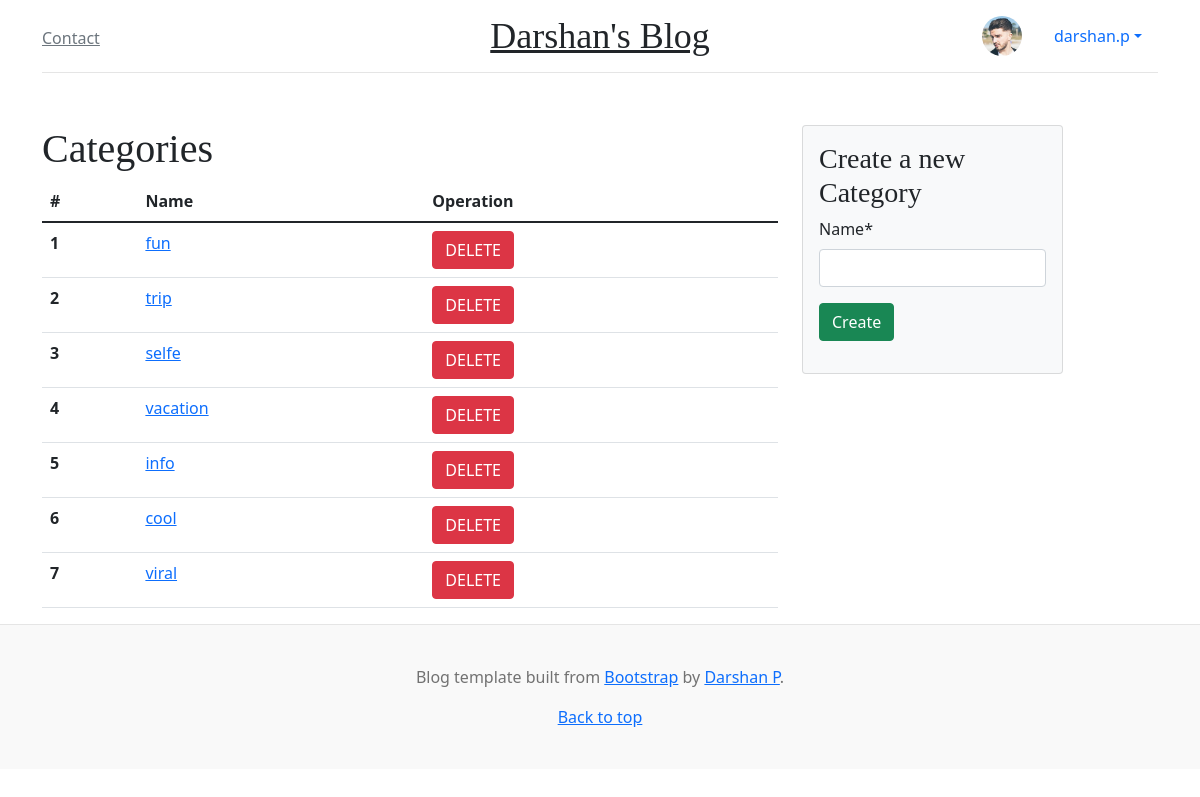
Screenshot of /tags/ (signed in) with the database file from the repository.
### blog/models.py (models this page shows, shortened)
class UserProfile(models.Model):
    user = models.OneToOneField(User, on_delete=models.CASCADE)
    avatar = models.ImageField(default='default.jpg', upload_to='profile_pics')

class Tag(models.Model):
    name = models.CharField(max_length=50, unique=True)

### tag/views.py (the view)
# urls.py: path('', views.TagListView.as_view(), name='tag_list'),
class TagListView(LoginRequiredMixin, generic.ListView):
    model = Tag
    template_name = "tag/tag_list.html"
    context_object_name = "tags"
    success_message = "Tag: '{name}' was created successfully"
    def get_context_data(self, **kwargs):
        context_data = super().get_context_data(**kwargs)
        context_data.update(
            {
                "form": TagModelForm
            })
        return context_data

### blog/context_processors.py (called while the page is built)
def categories(request):
    return {
        'tags': Tag.objects.order_by('id')
    }

### tag/templates/tag/tag_list.html (shortened to what this page needs)
{% extends "base.html" %}
{% load crispy_forms_tags %}
{% block content %}
<div class="row">
    <div class="col-8">
        <h1>Categories</h1>
        <table class="table">
            <thead>
                <tr>
                    <th>#</th>
                    <th>Name</th>
                    <th>Operation</th>
                </tr>
            </thead>
            <tbody>
                {% for tag in tags %}
                <tr>
                    <th>{{ tag.id }}</th>
                    <td><a href="{% url 'tag:tag_detail' tag.id %}">{{ tag.name }}</a></td>
                    <td>
                        <form method="POST" action="{% url 'tag:tag_delete' tag.id %}">
                            <input type="submit" class="btn btn-danger" value="DELETE">
                        </form>
                    </td>
                </tr>
                {% endfor %}
            </tbody>
        </table>
    </div>
    <div class="col-3">
        <div class="card card-body bg-light">
            <h3>Create a new Category</h3>
            <form method="post" action="{% url 'tag:tag_create' %}" class="uniForm">
                {{ form | crispy }}
                <button class="btn btn-success mb-3" type="submit">
                    Create
                </button>
            </form>
        </div>
    </div>
</div>
{% endblock %}

### templates/navbar_top.html (shortened to what this page needs)
<div class="container">
    <header class="blog-header py-3">
        <div class="row flex-nowrap justify-content-between align-items-center">
          <div class="col-4 pt-1">
            <a class="link-secondary" href="{% url 'contact' %}">Contact</a></div>
          <div class="col-4 text-center">
            <a class="blog-header-logo text-dark" href="{% url 'blog:blog_home' %}">Darshan's Blog</a>
          </div>
          <div class="col-4 d-flex justify-content-end align-items-center">
            {% if request.user.is_authenticated %}
            <img class="rounded-circle shadow-1-strong me-3" src="{{ request.user.userprofile.avatar.url }}"
                 alt="avatar" width="40" height="40" />
            <ul class="nav nav-pills">
              <li class="nav-item dropdown">
                <a class="nav-link dropdown-toggle" data-bs-toggle="dropdown" href="#" role="button" aria-expanded="false">{{ request.user.username }}</a>
              </li>
            </ul>
            {% else %}
            <a href="{% url 'login' %}" class="btn btn-default">Login</a>
            {% endif %}
          </div>
        </div>
      </header>
    {% if request.user.is_authenticated %}
    <div class="nav-scroller py-1 mb-2">
        <nav class="nav d-flex justify-content-between">
        </nav>
      </div>
    {% endif %}
</div>

### static/css/style.css (style rules this page uses)
.blog-header { line-height: 1; border-bottom: 1px solid #e5e5e5; }
.blog-header-logo { font-family: "Playfair Display", Georgia, "Times New Roman", serif; font-size: 2.25rem; }
h1, h2, h3, h4, h5, h6 { font-family: "Playfair Display", Georgia, "Times New Roman", serif; }
.nav-scroller { position: relative; z-index: 2; height: 2.75rem; overflow-y: hidden; }
.nav-scroller .nav { display: flex; flex-wrap: nowrap; padding-bottom: 1rem; margin-top: -1px; overflow-x: auto; text-align: center; white-space: nowrap; -webkit-overflow-scrolling: touch; }

### rows the page displays
Tag: id "1", name "fun"
Tag: id "2", name "trip"
Tag: id "3", name "selfe"
Tag: id "4", name "vacation"
Tag: id "5", name "info"
Tag: id "6", name "cool"
Tag: id "7", name "viral"

### other values shown
{{ request.user.username }} "darshan.p"
